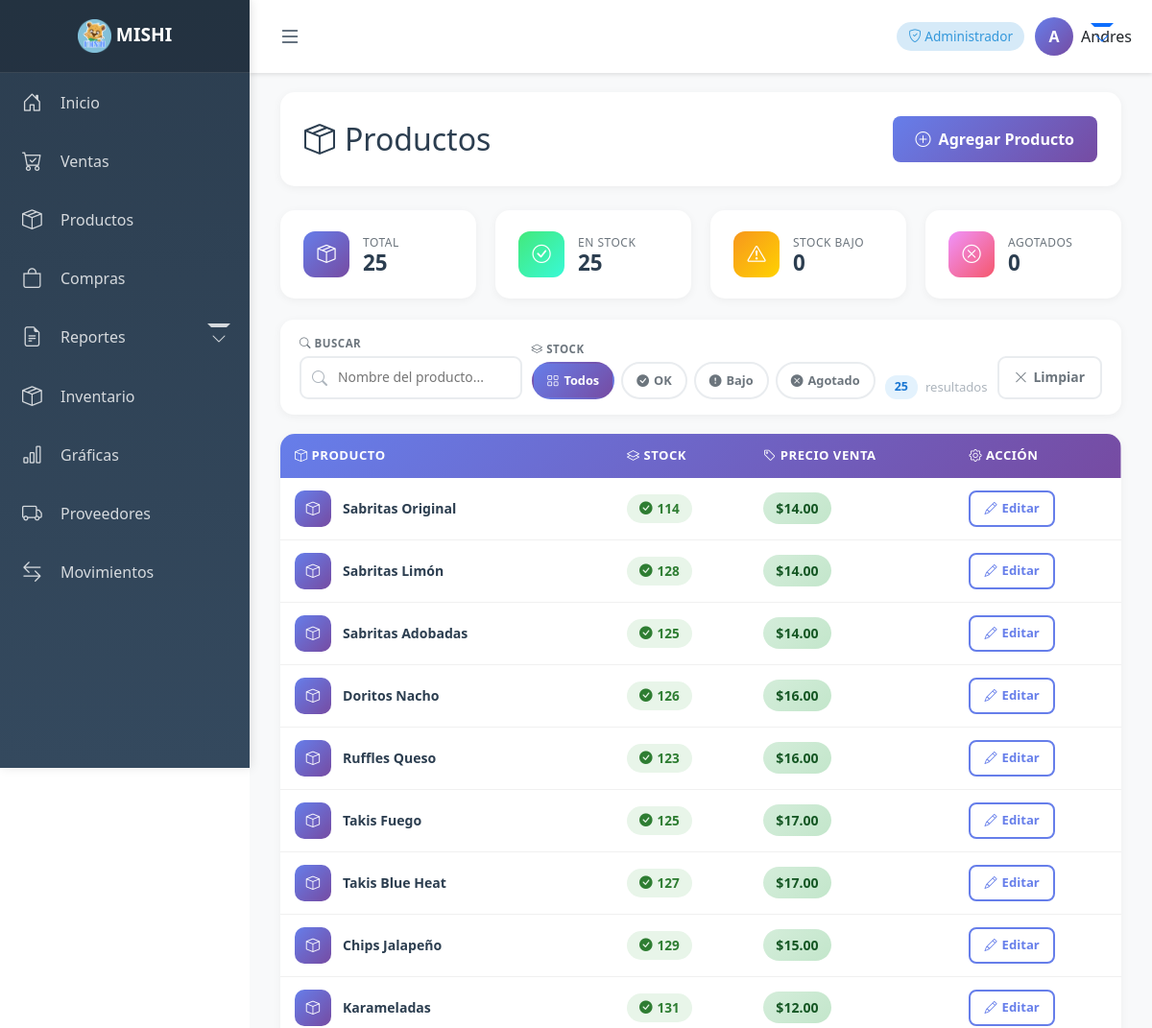
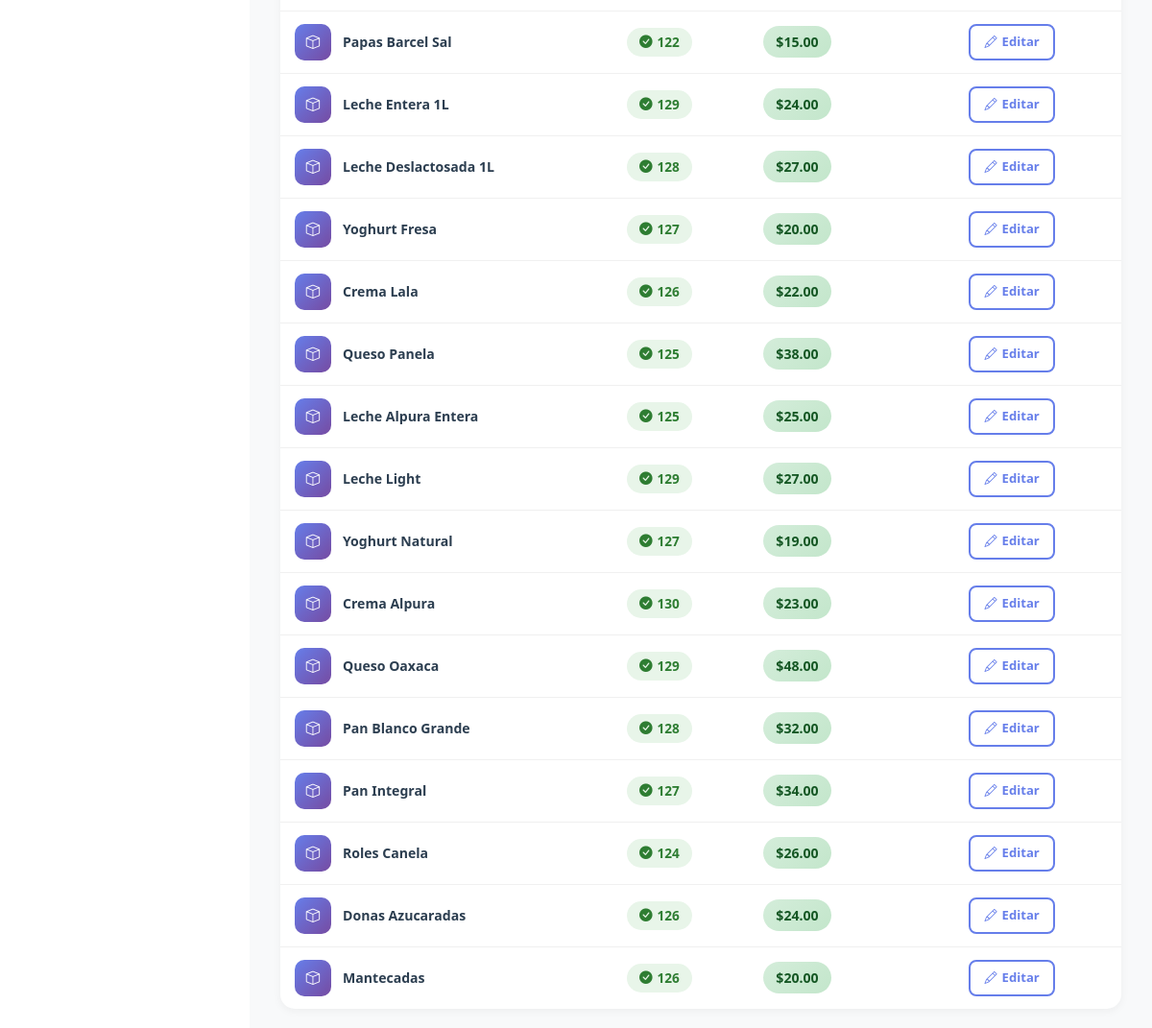
The page /productos/ (signed in) on the database its author committed (2 pictures, top to bottom).
### productos/models.py (models this page shows, shortened)
class Producto(models.Model): #negocio, nombre, proveedor, precio_venta, stock, codigo, stock_minimo, stock_maximo
    negocio = models.ForeignKey(
        Negocio,
        on_delete=models.CASCADE,
        related_name="productos"
    )
    nombre = models.CharField(max_length=150)
    proveedor = models.ForeignKey(
    Proveedor,
    on_delete=models.CASCADE,
    related_name="productos_proveedor"
)
    precio_venta = models.DecimalField(max_digits=10, decimal_places=2)
    precio_compra = models.DecimalField(max_digits=10, decimal_places=2)
    stock = models.PositiveIntegerField(default=0)
    codigo = models.CharField(max_length=50, blank=True, null=True)
    stock_minimo = models.IntegerField(default=-1)
    stock_maximo = models.IntegerField(default=-1)
    creado_en = models.DateTimeField(auto_now_add=True)

### productos/views.py (the view)
# urls.py: path("", views.lista_productos, name="lista_productos"),
@login_required
def lista_productos(request):
    negocio = get_negocio_activo(request)
    rol = get_rol_usuario(request)
    productos = Producto.objects.filter(negocio=negocio)
    return render(request, "productos/lista_productos.html", {
        "productos": productos,
        "rol": rol
    })

### productos/templates/productos/lista_productos.html (shortened to what this page needs)
{% extends 'base.html' %}
{% block content %}
<div class="container-fluid">
    <div class="page-header">
        <h2><i class="bi bi-box-seam"></i> Productos</h2>
        {% if rol == "ADMIN" %}
        <a href="{% url 'crear_producto' %}" class="btn-add">
            <i class="bi bi-plus-circle"></i> Agregar Producto
        </a>
        {% endif %}
    </div>
    {% if productos %}
    <div class="stats-grid">
        <div class="stat-card" id="cardTodos" onclick="filtrarPorStock('todos')" title="Ver todos">
            <div class="stat-icon"><i class="bi bi-box-seam"></i></div>
            <div>
                <div class="stat-label">Total</div>
                <div class="stat-value">{{ productos|length }}</div>
            </div>
        </div>
        <div class="stat-card" id="cardOk" onclick="filtrarPorStock('ok')" title="Filtrar en stock">
            <div class="stat-icon success"><i class="bi bi-check-circle"></i></div>
            <div>
                <div class="stat-label">En Stock</div>
                <div class="stat-value" id="countOk">—</div>
            </div>
        </div>
        <div class="stat-card" id="cardBajo" onclick="filtrarPorStock('bajo')" title="Filtrar stock bajo">
            <div class="stat-icon warning"><i class="bi bi-exclamation-triangle"></i></div>
            <div>
                <div class="stat-label">Stock Bajo</div>
                <div class="stat-value" id="countBajo">—</div>
            </div>
        </div>
        <div class="stat-card" id="cardAgotado" onclick="filtrarPorStock('agotado')" title="Filtrar agotados">
            <div class="stat-icon danger"><i class="bi bi-x-circle"></i></div>
            <div>
                <div class="stat-label">Agotados</div>
                <div class="stat-value" id="countAgotado">—</div>
            </div>
        </div>
    </div>
    <div class="filtros-bar">
        <div class="filtro-search">
            <label><i class="bi bi-search"></i> Buscar</label>
            <div class="search-wrap">
                <input type="text" id="inputBusqueda" class="filtro-input"
                       placeholder="Nombre del producto..." oninput="aplicarFiltros()">
            </div>
        </div>
        <div class="stock-chips-wrap">
            <label><i class="bi bi-layers"></i> Stock</label>
            <div class="stock-chips">
                <span class="chip active" id="chip-todos"    onclick="filtrarPorStock('todos')">
                    <i class="bi bi-grid"></i> Todos
                </span>
                <span class="chip" id="chip-ok"      onclick="filtrarPorStock('ok')">
                    <i class="bi bi-check-circle-fill"></i> OK
                </span>
                <span class="chip" id="chip-bajo"    onclick="filtrarPorStock('bajo')">
                    <i class="bi bi-exclamation-circle-fill"></i> Bajo
                </span>
                <span class="chip" id="chip-agotado" onclick="filtrarPorStock('agotado')">
                    <i class="bi bi-x-circle-fill"></i> Agotado
                </span>
            </div>
        </div>
        <div class="result-info">
            <span id="resultadoTexto" class="result-badge">{{ productos|length }}</span>
            resultado{{ productos|length|pluralize }}
        </div>
        <button class="btn-limpiar" onclick="limpiarFiltros()">
            <i class="bi bi-x-lg"></i> Limpiar
        </button>
    </div>
    <div class="table-card">
        <div class="table-responsive">
            <table class="productos-table" id="tablaProductos">
                <thead>
                    <tr>
                        <th><i class="bi bi-box"></i> Producto</th>
                        <th><i class="bi bi-layers"></i> Stock</th>
                        <th class="col-precio"><i class="bi bi-tag"></i> Precio Venta</th>
                        {% if rol == "ADMIN" %}
                        <th class="col-accion"><i class="bi bi-gear"></i> Acción</th>
                        {% endif %}
                    </tr>
                </thead>
                <tbody id="tablaBody">
                    {% for producto in productos %}
                    <tr data-nombre="{{ producto.nombre|lower }}"
                        data-stock-nivel="{% if producto.stock <= 0 %}agotado{% elif producto.stock <= 5 %}bajo{% else %}ok{% endif %}">
                        <td class="td-nombre">
                            <div class="product-cell">
                                <div class="product-icon"><i class="bi bi-box"></i></div>
                                <span class="product-name">{{ producto.nombre }}</span>
                            </div>
                        </td>
                        <td data-label="Stock">
                            {% if producto.stock <= 0 %}
                                <span class="stock-badge stock-empty">
                                    <i class="bi bi-x-circle-fill"></i> Agotado
                                </span>
                            {% elif producto.stock <= 5 %}
                                <span class="stock-badge stock-low">
                                    <i class="bi bi-exclamation-circle-fill"></i> {{ producto.stock }} — Bajo
                                </span>
                            {% else %}
                                <span class="stock-badge stock-ok">
                                    <i class="bi bi-check-circle-fill"></i> {{ producto.stock }}
                                </span>
                            {% endif %}
                        </td>
                        <td class="col-precio" data-label="Precio">
                            <span class="price-badge">${{ producto.precio_venta|floatformat:2 }}</span>
                        </td>
                        {% if rol == "ADMIN" %}
                        <td class="td-accion col-accion">
                            <a href="{% url 'editar_producto' producto.id %}" class="btn-edit">
                                <i class="bi bi-pencil"></i> Editar
                            </a>
                        </td>
                        {% endif %}
                    </tr>
                    {% endfor %}
                </tbody>
            </table>
        </div>
    </div>
    {% endif %}
</div>
{% endblock %}

### templates/base.html (shortened to what this page needs)
<!DOCTYPE html>
<html lang="es">
<head>
    <link href="https://cdn.jsdelivr.net/npm/bootstrap@5.3.0/dist/css/bootstrap.min.css" rel="stylesheet">
    <link rel="stylesheet" href="https://cdn.jsdelivr.net/npm/bootstrap-icons@1.11.0/font/bootstrap-icons.css">
    {% load static %}
</head>
<body>
    <nav class="sidebar" id="sidebar">
        <div class="sidebar-header">
            <h4>
                <img src="{% static 'img/MISHI.png' %}" alt="MISHI" style="width:35px; height:35px; object-fit:contain; border-radius:6px;">
                <span class="menu-text">MISHI</span>
            </h4>
        </div>
        <ul class="sidebar-menu">
            <li>
                <a href="/">
                    <i class="bi bi-house-door"></i>
                    <span class="menu-text">Inicio</span>
                </a>
            </li>
            <li>
                <a href="{% url 'nueva_venta' %}">
                    <i class="bi bi-cart-check"></i>
                    <span class="menu-text">Ventas</span>
                </a>
            </li>
            {% if rol_usuario == 'ADMIN' or rol_usuario == 'ALMACEN_ADMIN' %}
            <li>
                <a href="{% url 'lista_productos' %}">
                    <i class="bi bi-box-seam"></i>
                    <span class="menu-text">Productos</span>
                </a>
            </li>
            {% endif %}
            {% if rol_usuario == 'ADMIN' or rol_usuario == 'ALMACEN_ADMIN' %}
            <li>
                <a href="{% url 'lista_compras' %}">
                    <i class="bi bi-bag"></i>
                    <span class="menu-text">Compras</span>
                </a>
            </li>
            {% endif %}
            {% if rol_usuario == 'ADMIN' or rol_usuario == 'ALMACEN_ADMIN' %}
            <li>
                <a href="#" class="dropdown-toggle" onclick="toggleSubmenu(event, 'submenu-reportes')">
                    <i class="bi bi-file-earmark-text"></i>
                    <span class="menu-text">Reportes</span>
                </a>
            </li>
            {% endif %}
            {% if rol_usuario == 'ADMIN' or rol_usuario == 'ALMACEN_ADMIN' %}
            <li>
                <a href="{% url 'inventario' %}">
                <i class="bi bi-box-seam"></i>
                    <span class="menu-text">Inventario</span>
                </a>
            </li>
            {% endif %}
            {% if rol_usuario == 'ADMIN' or rol_usuario == 'ALMACEN_ADMIN' %}
            <li>
                <a href="{% url 'graficas' %}">
                    <i class="bi bi-bar-chart"></i>
                    <span class="menu-text">Gráficas</span>
                </a>
            </li>
            {% endif %}
            {% if rol_usuario == 'ADMIN' or rol_usuario == 'ALMACEN_ADMIN' %}
            <li>
                <a href="{% url 'lista_proveedores' %}">
                    <i class="bi bi-truck"></i>
                    <span class="menu-text">Proveedores</span>
                </a>
            </li>
            {% endif %}
            {% if rol_usuario == 'ADMIN' or rol_usuario == 'ALMACEN_ADMIN' %}
            <li>
                <a href="{% url 'movimientos_usuarios' %}">
                    <i class="bi bi-arrow-left-right"></i>
                    <span class="menu-text">Movimientos</span>
                </a>
            </li>
            {% endif %}
    </nav>
    <div class="main-content">
        <div class="top-navbar">
            <button class="toggle-btn" onclick="toggleSidebar()">
                <i class="bi bi-list"></i>
            </button>
            <div class="user-info">
                {% if user.is_authenticated %}
                    <span class="role-badge">
                        {% if rol_usuario == 'ADMIN' %}
                            <i class="bi bi-shield-check"></i> Administrador
                        {% elif rol_usuario == 'VENDEDOR' %}
                            <i class="bi bi-person-badge"></i> Vendedor
                        {% elif rol_usuario == 'ALMACEN' %}
                            <i class="bi bi-boxes"></i> Almacén
                        {% elif rol_usuario == 'ALMACEN_ADMIN' %}
                            <i class="bi bi-shield-fill-check"></i> Almacén Admin
                        {% endif %}
                    </span>
                    <div class="dropdown">
                        <button class="btn btn-link text-decoration-none dropdown-toggle d-flex align-items-center p-0" type="button" data-bs-toggle="dropdown">
                            <div class="user-avatar">
                                {{ user.username|slice:":1"|upper }}
                            </div>
                            <span class="ms-2 text-dark">{{ user.username }}</span>
                        </button>
                    </div>
                {% else %}
                    <a href="/login/" class="btn btn-primary btn-sm">
                        <i class="bi bi-box-arrow-in-right"></i> <span class="d-none d-sm-inline">Iniciar Sesión</span>
                    </a>
                {% endif %}
            </div>
        </div>
        <div class="content-wrapper">
            {% block content %}{% endblock %}
        </div>
    </div>
</body>
</html>

### rows shown on the page
Producto: nombre "Sabritas Original", stock "114", precio_venta "14.00"
Producto: nombre "Sabritas Limón", stock "128", precio_venta "14.00"
Producto: nombre "Sabritas Adobadas", stock "125", precio_venta "14.00"
Producto: nombre "Doritos Nacho", stock "126", precio_venta "16.00"
Producto: nombre "Ruffles Queso", stock "123", precio_venta "16.00"
Producto: nombre "Takis Fuego", stock "125", precio_venta "17.00"
Producto: nombre "Takis Blue Heat", stock "127", precio_venta "17.00"
Producto: nombre "Chips Jalapeño", stock "129", precio_venta "15.00"
Producto: nombre "Karameladas", stock "131", precio_venta "12.00"
Producto: nombre "Papas Barcel Sal", stock "122", precio_venta "15.00"
Producto: nombre "Leche Entera 1L", stock "129", precio_venta "24.00"
Producto: nombre "Leche Deslactosada 1L", stock "128", precio_venta "27.00"
Producto: nombre "Yoghurt Fresa", stock "127", precio_venta "20.00"
Producto: nombre "Crema Lala", stock "126", precio_venta "22.00"
Producto: nombre "Queso Panela", stock "125", precio_venta "38.00"
Producto: nombre "Leche Alpura Entera", stock "125", precio_venta "25.00"
Producto: nombre "Leche Light", stock "129", precio_venta "27.00"
Producto: nombre "Yoghurt Natural", stock "127", precio_venta "19.00"
Producto: nombre "Crema Alpura", stock "130", precio_venta "23.00"
Producto: nombre "Queso Oaxaca", stock "129", precio_venta "48.00"
Producto: nombre "Pan Blanco Grande", stock "128", precio_venta "32.00"
Producto: nombre "Pan Integral", stock "127", precio_venta "34.00"
Producto: nombre "Roles Canela", stock "124", precio_venta "26.00"
Producto: nombre "Donas Azucaradas", stock "126", precio_venta "24.00"
Producto: nombre "Mantecadas", stock "126", precio_venta "20.00"

### other values the page prints
{{ user.username|slice:":1"|upper }} "A"
{{ user.username }} "Andres"
{{ productos|length }} "25"
